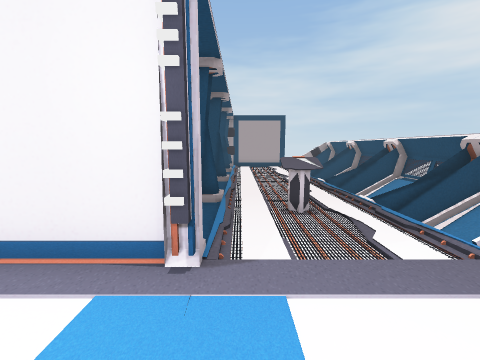
[1] (above)

13 first-person views from a walk through a scene from a Unity 3-D project. The camera is 1.5 m above the floor, tilts 8° down and sees 90° across. The floor is counted in squares, 1 m on a side. Each view is taken from the middle of a square. On the plan, view 1 faces up. The plan holds only what a view shows up to about 13 squares ahead; the rest is blank. Door leaves are left out, so doorways stand open. Some surface patterns are stand-ins.

[2]
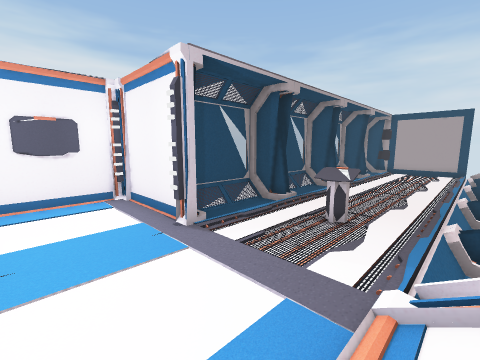

[3]
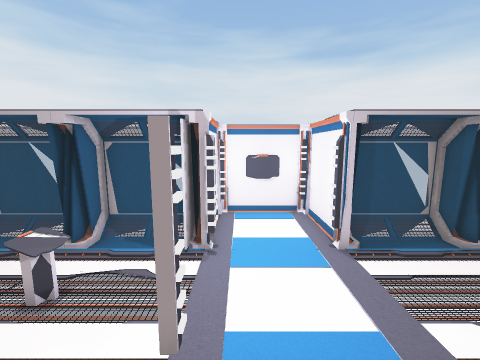

[4]
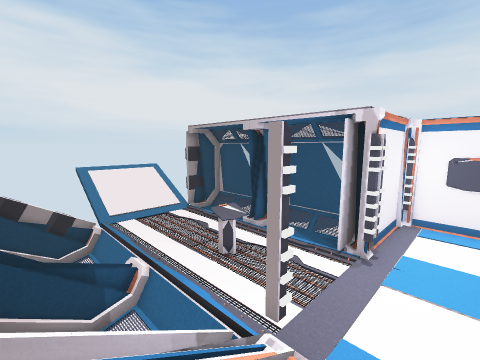

[5]
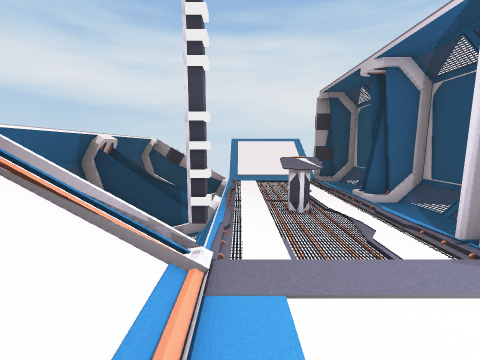

[6]
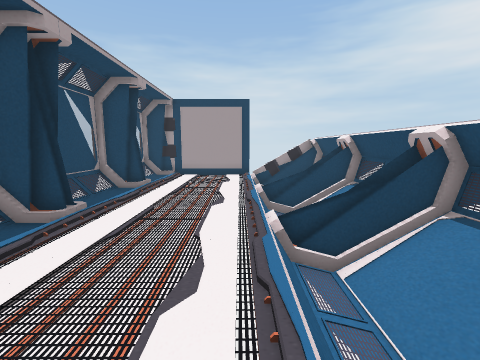

[7]
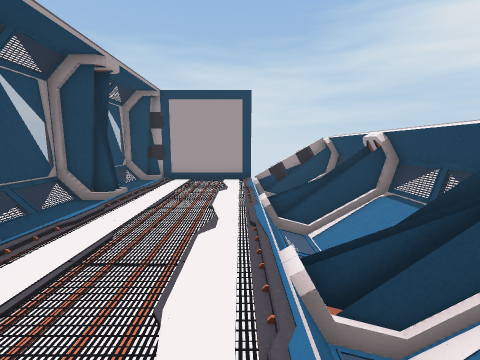

[8]
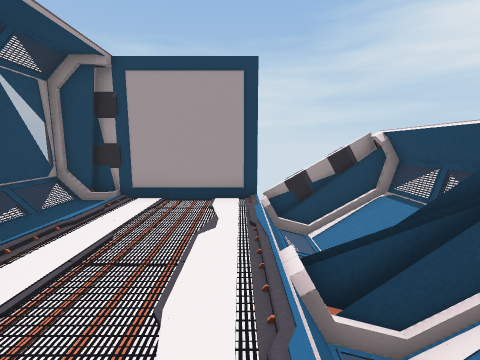

[9]
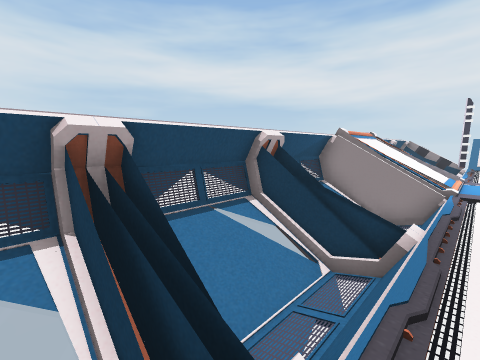

[10]
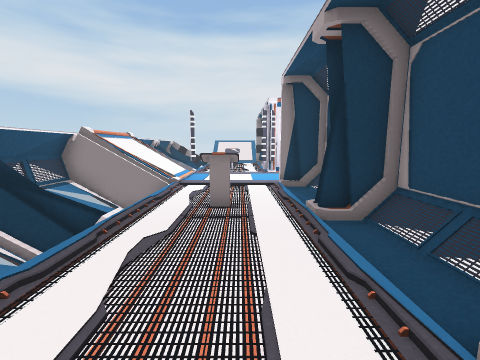

[11]
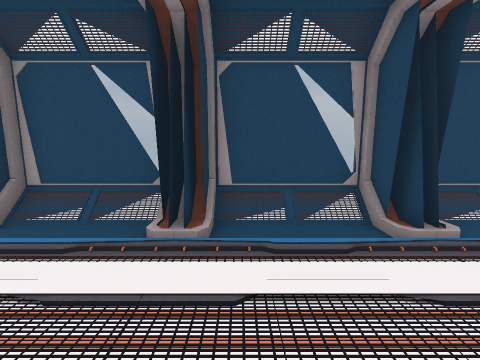

[12]
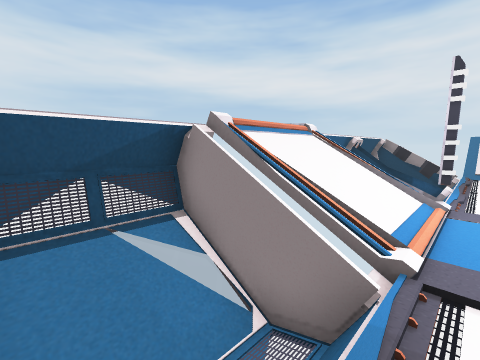

[13]
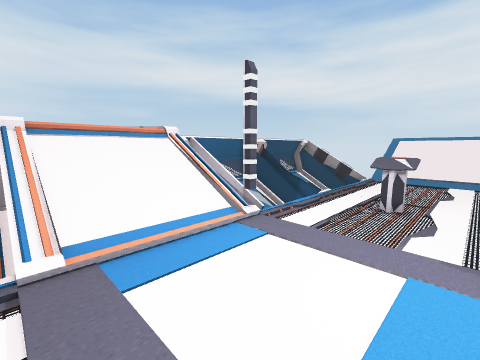

### Floor plan
Key: @ floor where view 1 was taken; # wall or solid block; . main floor; : floor 1.75 m higher than the main floor; / step, stairs or slope; D open door; = window, fence, low wall or low ledge; v drop or lower ground; C console.
Columns run from 5 left of view 1 to 7 right of it. Each row starts with its distance up from view 1.
 19    #######v##
 18    =.....vvv#
 17    =.....vvv#
 16    #.....v  #
 15    ##....vv##
 14    =.....vvv#
 13    =.....vvv#
 12    #.....v v#
 11    ##....vv##
 10    =.....vvv#
  9    =.....vvv#
  8    #.....vvv#
  7    ##....vv##
  6    =..CC.vvvv
  5    =.....vvvv
  4    #.....vvvv
  3 #####.//.=vv#
  2 #........///
  1 #........///
  0 #....@...///
 -1 #####DDDDvvv:
 -2    =.....vvvv
 -3    =.....v  v
 -4    #..CC.vvvv
 -5    ##....vv##
 -6    =.....v  #
 -7    =.....v  #
 -8    #.....vvv#
 -9    ##//// v##
-10      ////
-11      ////
-12      ////

Positions as (right, up) in squares from view 1, and headings:
1: (0, 0), facing up
2: (4, 0), facing up-left
3: (6, 0), facing left
4: (6, 1), facing down-left
5: (3, 2), facing down
6: (3, 6), facing up
7: (3, 8), facing up
8: (3, 12), facing up
9: (3, 12), facing down-right
10: (1, 12), facing down
11: (3, 12), facing left
12: (3, 6), facing down-right
13: (0, 3), facing down-right
